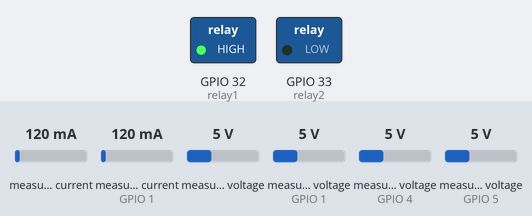
This sketch was run on a simulated ESP32. Parts: switched loads named in the sketch (green lamp = pin HIGH). The inputs (shaded band) are chosen by the test bench; at power-on: measured voltage (sensors on GPIO 4, GPIO 1, GPIO 5) 5 V, measured current 120 mA, measured current (sensor on GPIO 1) 120 mA, measured voltage 5 V. WiFi joins after 1.5 s; servers stay silent unless stated; uploads are accepted with an empty reply; what the sketch prints to the serial monitor is not drawn.

Above: at 7.4 s.
7.5 s: measured voltage (sensor on GPIO 4) set to 10.9 V
11.6 s: measured voltage (sensor on GPIO 4) set to 11.2 V
At 13.8 s:
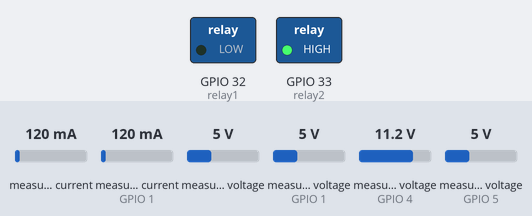
Timing chart, 0 to 15.3 s (numbered marks = the images above; inputs shaded):
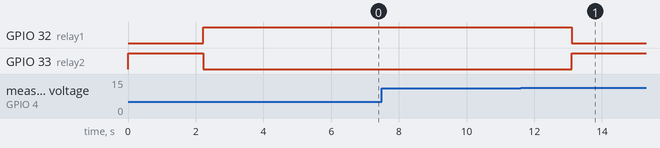

Measured:
- the behaviour switches between 11 and 11.1 V on measured voltage (sensor on GPIO 4) (found by bisection; images 0 and 1)
- after the input at 7.5 s, every drawn part: stays the same
- after the input at 11.6 s, GPIO 32 (relay1): HIGH → LOW after 1.5 s; GPIO 33 (relay2): LOW → HIGH after 1.5 s

The sketch:

newCode.ino
```cpp
#include <PZEM004Tv30.h>
#include <Wire.h>
#include <Adafruit_INA219.h>
#include <WiFi.h>
#include <HTTPClient.h>

const char* ssid = "Max 20A Unfused";
const char* password = "bonaparte";

//Your Domain name with URL path or IP address with path
String serverName = "http://172.20.10.6/";

//#define batA 27
//#define batB 14
#define relay1 32
#define relay2 33

#if !defined(PZEM_RX_PIN) && !defined(PZEM_TX_PIN)
#define PZEM_RX_PIN 16
#define PZEM_TX_PIN 17
#endif

#if !defined(PZEM_SERIAL)
#define PZEM_SERIAL Serial2
#endif

#if defined(ESP32)
PZEM004Tv30 pzem(PZEM_SERIAL, PZEM_RX_PIN, PZEM_TX_PIN);
#elif defined(ESP8266)
//PZEM004Tv30 pzem(Serial1);
#else
PZEM004Tv30 pzem(PZEM_SERIAL);
#endif

Adafruit_INA219 ina219A(0x41);
Adafruit_INA219 ina219B(0x40);
Adafruit_INA219 ina219C(0x44);
Adafruit_INA219 ina219D(0x45);

int batAPercentage, batBPercentage = 0;
float voltage, current, power, energy, frequency, pf = 0;
float shuntvoltageA, busvoltageA, current_mAA, loadvoltageA, power_mWA = 0;
float shuntvoltageB, busvoltageB, current_mAB, loadvoltageB, power_mWB = 0;
float busvoltageC, busvoltageD = 0;
String charging = "";
unsigned long myTimes = 0;

void setup() {
  Serial.begin(115200);
  pinMode(relay1, OUTPUT);
  pinMode(relay2, OUTPUT);
  digitalWrite(relay1, 0);
  digitalWrite(relay2, 1);
  uint32_t currentFrequency;

  Serial.println("Hello!");

  if (! ina219A.begin()) {
    Serial.println("Failed to find ina219A");
    while (1) {
      delay(10);
    }
  }
  if (! ina219B.begin()) {
    Serial.println("Failed to find ina21B9B");
    while (1) {
      delay(10);
    }
  }
  if (! ina219C.begin()) {
    Serial.println("Failed to find ina219C");
    while (1) {
      delay(10);
    }
  }
  if (! ina219D.begin()) {
    Serial.println("Failed to find ina219D");
    while (1) {
      delay(10);
    }
  }
  // To use a slightly lower 32V, 1A range (higher precision on amps):
  //ina219A.setCalibration_32V_1A();
  //ina219B.setCalibration_32V_1A();
  // Or to use a lower 16V, 400mA range (higher precision on volts and amps):
  //ina219A.setCalibration_16V_400mA();
  //ina219B.setCalibration_16V_400mA();

  Serial.println("Measuring voltage and current with ina219A and ina219B ...");
  WiFi.begin(ssid, password);
  Serial.println("Connecting");
  while (WiFi.status() != WL_CONNECTED) {
    delay(500);
    Serial.print(".");
  }
  Serial.println("");
  Serial.print("Connected to WiFi network with IP Address: ");
  Serial.println(WiFi.localIP());
  dcMeasure();
  acMeasure();
  batSensing();
  if ( batAPercentage < batBPercentage ){
    digitalWrite(relay1, 0);
    digitalWrite(relay2, 1);
    charging = "A";
  }else if ( batBPercentage < batAPercentage ){
    digitalWrite(relay1, 1);
    digitalWrite(relay2, 0);
    charging = "B";
  }
  realtime();
  // put your setup code here, to run once:
}

void loop() {
  // put your main code here, to run repeatedly:
  dcMeasure();
  acMeasure();
  batSensing();
  realtime();
  if (millis() - myTimes >= 60000UL) {
    history();
    myTimes = millis();
  }
  if (batAPercentage < 20) {
    digitalWrite(relay1, 1);
    digitalWrite(relay2, 0);
    charging = "A";
  } else if (batBPercentage < 20) {
    digitalWrite(relay1, 0);
    digitalWrite(relay2, 1);
    charging = "B";
  }
  delay(1000);

}
```

httprequest.ino
```cpp
void realtime () {

  if (WiFi.status() == WL_CONNECTED) {
    HTTPClient http;
    String url = "ranggana/dashboard/value?volta=";
    url += busvoltageA;
    url += "&currenta=";
    url += current_mAA;
    url += "&powera=";
    url += power_mWA;
    url += "&voltb=";
    url += busvoltageB;
    url += "&currentb=";
    url += current_mAB;
    url += "&powerb=";
    url += power_mWB;
    url += "&battavolt=";
    url += busvoltageC;
    url += "&battapercentage=";
    url += batAPercentage;
    url += "&battbvolt=";
    url += busvoltageD;
    url += "&battbpercentage=";
    url += batBPercentage;
    url += "&charging=";
    url += charging;
    url += "&acvolt=";
    url += voltage;
    url += "&accurrent=";
    url += current;
    url += "&acpower=";
    url += power;
    url += "&description=";
    url += frequency;
    url += "&acpf=";
    url += pf;
    url += "&acenergy=";
    url += energy;
    Serial.println(url);

    String serverPath = serverName + url;
    Serial.println(serverPath);

    // Your Domain name with URL path or IP address with path
    http.begin(serverPath.c_str());

    // Send HTTP GET request
    int httpResponseCode = http.GET();

    if (httpResponseCode > 0) {
      Serial.print("HTTP Response code: ");
      Serial.println(httpResponseCode);
      String payload = http.getString();
      Serial.println(payload);
    }
    else {
      Serial.print("Error code: ");
      Serial.println(httpResponseCode);
    }
    // Free resources
    http.end();
  }
  else {
    Serial.println("WiFi Disconnected");
  }
}

void history() {
  if (WiFi.status() == WL_CONNECTED) {
    HTTPClient http;
    String url = "ranggana/history/value?volta=";
    url += busvoltageA;
    url += "&currenta=";
    url += current_mAA;
    url += "&powera=";
    url += power_mWA;
    url += "&voltb=";
    url += busvoltageB;
    url += "&currentb=";
    url += current_mAB;
    url += "&powerb=";
    url += power_mWB;
    url += "&battavolt=";
    url += busvoltageC;
    url += "&battapercentage=";
    url += batAPercentage;
    url += "&battbvolt=";
    url += busvoltageD;
    url += "&battbpercentage=";
    url += batBPercentage;
    url += "&charging=";
    url += charging;
    url += "&acvolt=";
    url += voltage;
    url += "&accurrent=";
    url += current;
    url += "&acpower=";
    url += power;
    url += "&description=";
    url += frequency;
    url += "&acpf=";
    url += pf;
    url += "&acenergy=";
    url += energy;
    Serial.println(url);

    String serverPath = serverName + url;
    Serial.println(serverPath);

    // Your Domain name with URL path or IP address with path
    http.begin(serverPath.c_str());

    // Send HTTP GET request
    int httpResponseCode = http.GET();

    if (httpResponseCode > 0) {
      Serial.print("HTTP Response code: ");
      Serial.println(httpResponseCode);
      String payload = http.getString();
      Serial.println(payload);
    }
    else {
      Serial.print("Error code: ");
      Serial.println(httpResponseCode);
    }
    // Free resources
    http.end();
  }
  else {
    Serial.println("WiFi Disconnected");
  }
}
```

measure.ino
```cpp
void dcMeasure() {
  shuntvoltageA = ina219A.getShuntVoltage_mV();
  busvoltageA = ina219A.getBusVoltage_V();
  current_mAA = ina219A.getCurrent_mA();
  power_mWA = ina219A.getPower_mW();
  loadvoltageA = busvoltageA + (shuntvoltageA / 1000);

  shuntvoltageB = ina219B.getShuntVoltage_mV();
  busvoltageB = ina219B.getBusVoltage_V();
  current_mAB = ina219B.getCurrent_mA();
  power_mWB = ina219B.getPower_mW();
  loadvoltageB = busvoltageB + (shuntvoltageB / 1000);

  Serial.println("INA 219 A    :");
  Serial.print("Bus Voltage    : "); Serial.print(busvoltageA); Serial.println(" V");
  Serial.print("Shunt Voltage  : "); Serial.print(shuntvoltageA); Serial.println(" mV");
  Serial.print("Load Voltage   : "); Serial.print(loadvoltageA); Serial.println(" V");
  Serial.print("Current        : "); Serial.print(current_mAA); Serial.println(" mA");
  Serial.print("Power          : "); Serial.print(power_mWA); Serial.println(" mW");
  Serial.println("");

  Serial.println("INA 219 B    :");
  Serial.print("Bus Voltage    : "); Serial.print(busvoltageB); Serial.println(" V");
  Serial.print("Shunt Voltage  : "); Serial.print(shuntvoltageB); Serial.println(" mV");
  Serial.print("Load Voltage   : "); Serial.print(loadvoltageB); Serial.println(" V");
  Serial.print("Current        : "); Serial.print(current_mAB); Serial.println(" mA");
  Serial.print("Power:         : "); Serial.print(power_mWB); Serial.println(" mW");
  Serial.println();
}

void acMeasure() {
  Serial.print("Custom Address:");
  Serial.println(pzem.readAddress(), HEX);

  // Read the data from the sensor
  voltage = pzem.voltage();
  current = pzem.current();
  power = pzem.power();
  energy = pzem.energy();
  frequency = pzem.frequency();
  pf = pzem.pf();

  // Check if the data is valid
  if (isnan(voltage)) {
    Serial.println("Error reading voltage");
  } else if (isnan(current)) {
    Serial.println("Error reading current");
  } else if (isnan(power)) {
    Serial.println("Error reading power");
  } else if (isnan(energy)) {
    Serial.println("Error reading energy");
  } else if (isnan(frequency)) {
    Serial.println("Error reading frequency");
  } else if (isnan(pf)) {
    Serial.println("Error reading power factor");
  } else {
    // Print the values to the Serial console
    Serial.print("Voltage: ");      Serial.print(voltage);      Serial.println("V");
    Serial.print("Current: ");      Serial.print(current);      Serial.println("A");
    Serial.print("Power: ");        Serial.print(power);        Serial.println("W");
    Serial.print("Energy: ");       Serial.print(energy, 3);     Serial.println("kWh");
    Serial.print("Frequency: ");    Serial.print(frequency, 1); Serial.println("Hz");
    Serial.print("PF: ");           Serial.println(pf);
    Serial.println();
  }
}

void batSensing() {
  //Bat A
  busvoltageC = ina219C.getBusVoltage_V();

  //Bat B
  busvoltageD = ina219D.getBusVoltage_V();
  int batVolumeC = busvoltageC*100;
  int batVolumeD = busvoltageD*100;

  batAPercentage = map(batVolumeC, 1060, 1306, 0, 100);
  batBPercentage = map(batVolumeD, 1060, 1306, 0, 100);
  if (batAPercentage > 100){
    batAPercentage = 100;
  }
  if (batBPercentage > 100){
    batBPercentage = 100;
  }
  if (batAPercentage < 0){
    batAPercentage = 0;
  }
  if (batBPercentage < 0){
    batBPercentage = 0;
  }
  Serial.println("INA 219 C    :");
  Serial.print("Bus Voltage    : "); Serial.print(busvoltageC); Serial.println(" V");
  Serial.println();

  Serial.println("INA 219 D    :");
  Serial.print("Bus Voltage    : "); Serial.print(busvoltageD); Serial.println(" V");
  Serial.println();
}

//void batSensing() {
//  batAValue = (analogRead(batA) * 3)/900;
//  batBValue = (analogRead(batB) * 3)/900;
//
//  Serial.print("Bat A Analog : ");
//  Serial.println(analogRead(batA));
//  Serial.print("Bat B Analog : ");
//  Serial.println(analogRead(batB));
//  batAPercentage = map(batAValue, 11.5, 13.5, 0, 100);
//  batBPercentage = map(batBValue, 11.5, 13.5, 0, 100);
//
//  Serial.print("Bat A : ");
//  Serial.println(batAValue);
//  Serial.print("Bat B : ");
//  Serial.println(batBValue);
//  Serial.println();
//}
```
